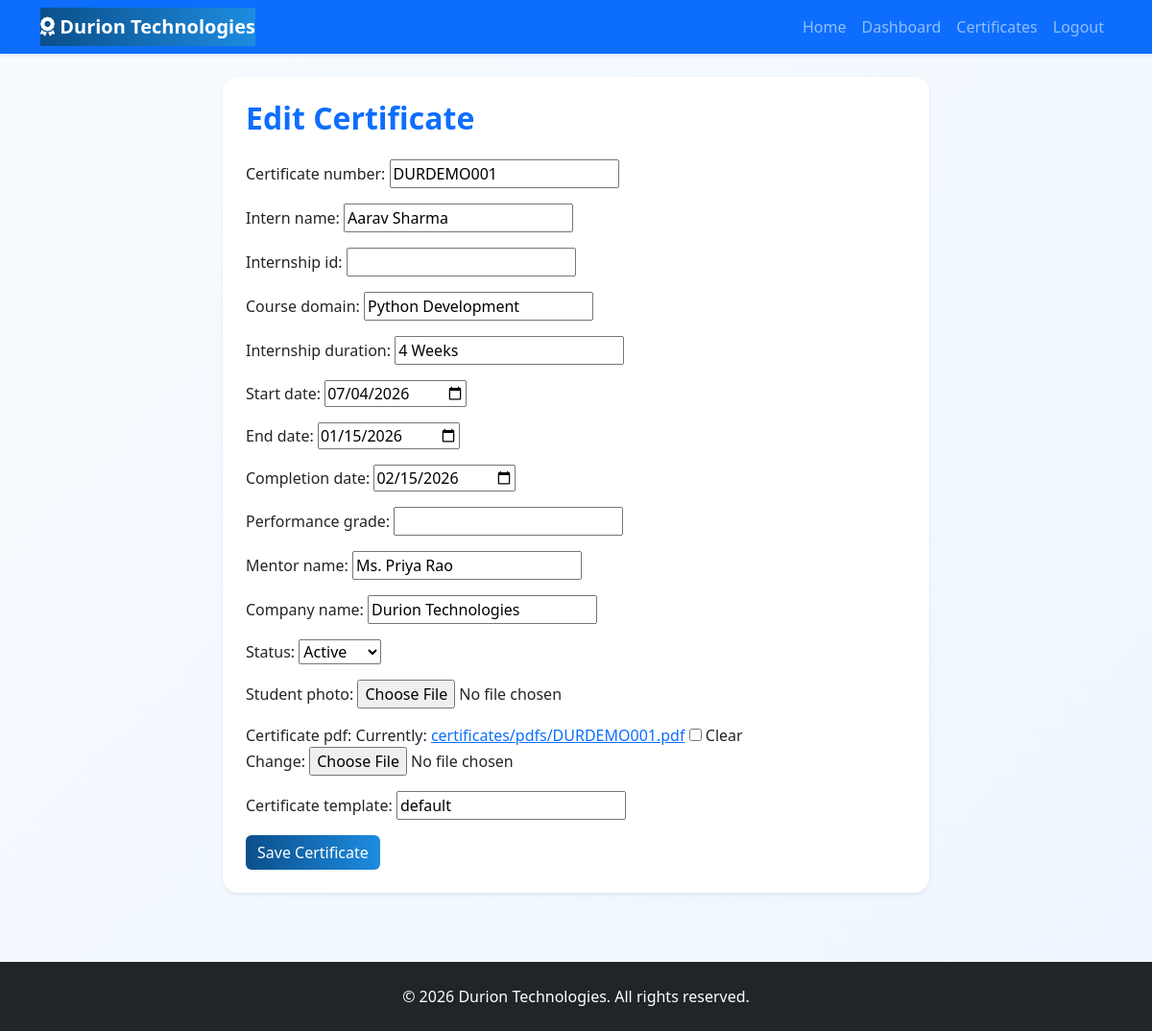
/certificate/edit/1/ (signed in), run on the app's committed database.
### certificates/models.py (models this page shows, shortened)
class Certificate(models.Model):
    STATUS_CHOICES = [
        ('active', 'Active'),
        ('revoked', 'Revoked'),
        ('pending', 'Pending'),
    ]
    certificate_number = models.CharField(max_length=50, unique=True)
    intern_name = models.CharField(max_length=255)
    internship_id = models.CharField(max_length=100, blank=True, null=True)
    course_domain = models.CharField(max_length=255)
    internship_duration = models.CharField(max_length=100)
    start_date = models.DateField()
    end_date = models.DateField()
    completion_date = models.DateField()
    performance_grade = models.CharField(max_length=20, blank=True, null=True)
    mentor_name = models.CharField(max_length=255)
    company_name = models.CharField(max_length=255, default='Durion Technologies')
    status = models.CharField(max_length=20, choices=STATUS_CHOICES, default='active')
    student_photo = models.ImageField(upload_to='certificates/photos/', blank=True, null=True)
    certificate_pdf = models.FileField(upload_to='certificates/pdfs/', blank=True, null=True)
    certificate_template = models.CharField(max_length=100, default='default')
    qr_code = models.ImageField(upload_to='qrcodes/', blank=True, null=True)
    created_at = models.DateTimeField(auto_now_add=True)
    updated_at = models.DateTimeField(auto_now=True)

### certificates/views.py (the view)
# urls.py: path('certificate/edit/<int:pk>/', views.certificate_edit, name='certificate_edit'),
@login_required
def certificate_edit(request, pk):
    certificate = get_object_or_404(Certificate, pk=pk)
    if request.method == 'POST':
        form = CertificateForm(request.POST, request.FILES, instance=certificate)
        if form.is_valid():
            form.save()
            messages.success(request, 'Certificate updated successfully.')
            return redirect('certificate_list')
    else:
        form = CertificateForm(instance=certificate)
    return render(request, 'certificates/form.html', {'form': form, 'title': 'Edit Certificate'})

### certificates/forms.py (shortened to what this page needs)
class CertificateForm(forms.ModelForm):
    class Meta:
        model = Certificate
        fields = [
            'certificate_number',
            'intern_name',
            'internship_id',
            'course_domain',
            'internship_duration',
            'start_date',
            'end_date',
            'completion_date',
            'performance_grade',
            'mentor_name',
            'company_name',
            'status',
            'student_photo',
            'certificate_pdf',
            'certificate_template',
        ]
        widgets = {
            'start_date': forms.DateInput(attrs={'type': 'date'}),
            'end_date': forms.DateInput(attrs={'type': 'date'}),
            'completion_date': forms.DateInput(attrs={'type': 'date'}),
        }

### templates/certificates/form.html (shortened to what this page needs)
{% extends 'base.html' %}
{% block content %}
<div class="row justify-content-center">
  <div class="col-lg-8">
    <div class="card shadow-sm border-0 rounded-4">
      <div class="card-body p-4">
        <h2 class="fw-bold text-primary mb-4">{{ title }}</h2>
        <form method="post" enctype="multipart/form-data">
          {{ form.as_p }}
          <button class="btn btn-primary" type="submit">Save Certificate</button>
        </form>
      </div>
    </div>
  </div>
</div>
{% endblock %}

### static/css/style.css (style rules this page uses)
:root { --primary: #0b4f8a; --secondary: #1d8ce0; --dark: #0b1f3a; --light: #f6f9fc; }
body { font-family: 'Segoe UI', sans-serif; background: linear-gradient(135deg, #f7fbff 0%, #eef6ff 100%); color: var(--dark); }
.btn-primary { background: linear-gradient(90deg, var(--primary), var(--secondary)); border: none; }

### data on the page
Certificate: certificate_number "DURDEMO001", intern_name "Aarav Sharma", course_domain "Python Development", internship_duration "4 Weeks", start_date "07/04/2026", end_date "01/15/2026", completion_date "02/15/2026", mentor_name "Ms. Priya Rao", company_name "Durion Technologies", status "Active", certificate_template "default"

### other printed values
{{ title }} "Edit Certificate"
